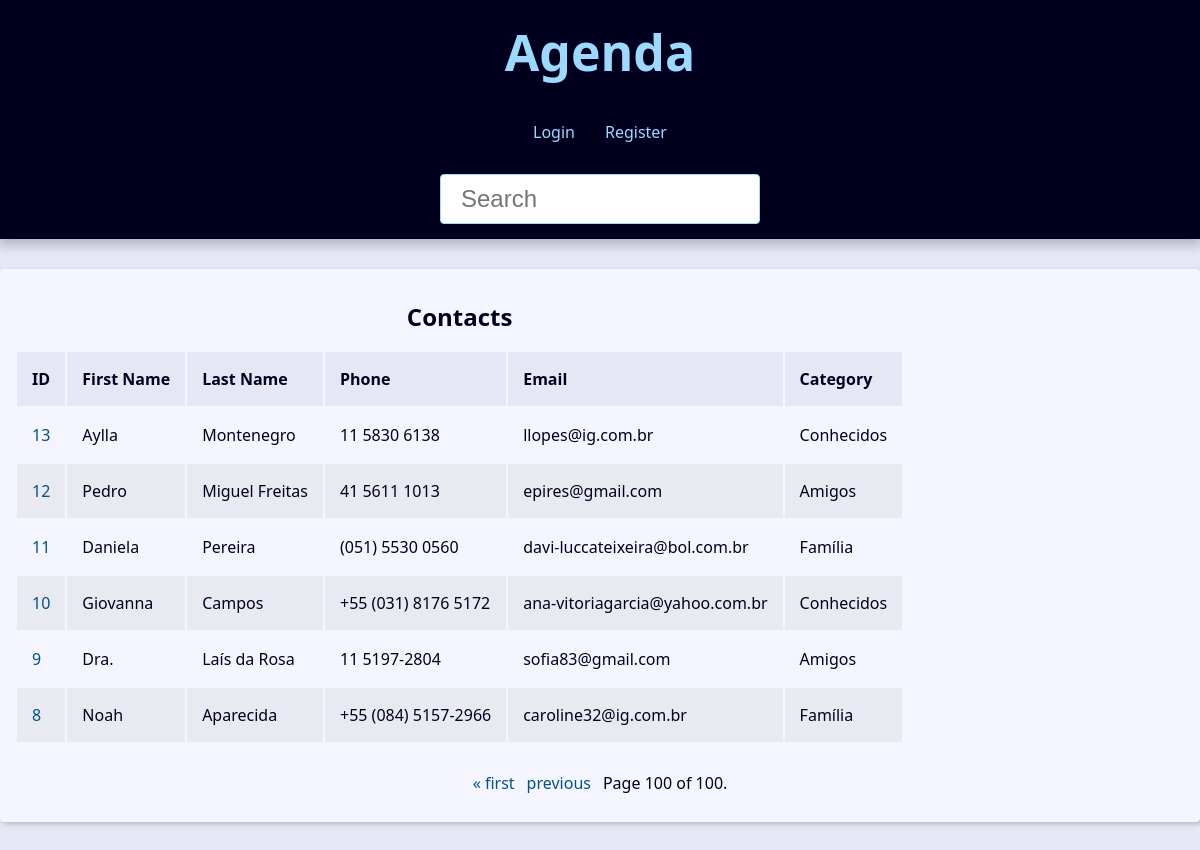
Page /?page=100&q= on the committed database.
### contact/models.py (models this page shows, shortened)
class Contact(models.Model):
    first_name = models.CharField(max_length=50)
    last_name = models.CharField(max_length=50, blank=True)
    phone = models.CharField(max_length=30)
    email = models.EmailField(max_length=254, blank=True)
    created_date = models.DateTimeField(default=timezone.now)
    description = models.TextField(blank=True)
    show = models.BooleanField(default=True)
    picture = models.ImageField(blank=True, upload_to='pictures/%Y/%m/')
    category = models.ForeignKey(
        Category, on_delete=models.SET_NULL,
        blank=True,
        null=True
        )
    owner = models.ForeignKey(
        User, on_delete=models.SET_NULL,
        blank=True,
        null=True
        )

class Category(models.Model):
    class Meta:
        verbose_name = 'Category'
        verbose_name_plural = 'Categories'
    name = models.CharField(max_length=50)
    def __str__(self) -> str:
        return self.name

### contact/views/contact_views.py (the view)
# urls.py: path('', views.index, name='index'),
def index(request):
    contacts = Contact.objects.filter(show=True).order_by('-id')
    paginator = Paginator(contacts, 10)
    page_number = request.GET.get("page")
    page_obj = paginator.get_page(page_number)
    context = {
        'page_obj': page_obj,
        'site_title': 'Contatos - ',
    }
    return render(
        request,
        'contact/index.html',
        context
    )

### contact/templates/contact/index.html
{% extends "global/base.html" %}
{% block content%}
{% if page_obj %}
    <div class='responsive-table'>
        <table class='contacts table'>
            <caption class='table-caption'>
                Contacts
            </caption>
            <thead>
                <tr class='table-row table-row-header'>
                    <th class='table-header'> ID </th>
                    <th class='table-header'> First Name </th>
                    <th class='table-header'> Last Name </th>
                    <th class='table-header'> Phone </th>
                    <th class='table-header'> Email </th>
                    <th class='table-header'> Category </th>
                </tr>
            </thead>
            <tbody>
                {% for contact in page_obj %}
                    <tr class='table-row'>
                        <td class='table-cel'>
                            <a class='table-link'
                             href='{% url "contact:contact" contact.id %}'>
                             {{ contact.id }}
                            </a>
                        </td>
                        <td class='table-cel'>
                            {{ contact.first_name }}
                        </td>
                        <td class='table-cel'>
                            {{ contact.last_name }}
                        </td>
                        <td class='table-cel'>
                            {{ contact.phone }}
                        </td>
                        <td class='table-cel'>
                            {{ contact.email }}
                        </td>
                       <td class='table-cel'>
                            {{ contact.category }}
                        </td>
                    </tr>
                {% endfor %}
            </tbody>
        </table>
    </div>
{% else %}
<div class='single-contact'>
    <h1 class='single-contact-name'>
      Nenhum contato encontrado!
    </h1>
</div>
{% endif %}
{% endblock content    %}

### base_static/global/css/style.css (style rules this page uses)
:root { --spacing: 1.5rem; --link-dark-color: rgb(0, 83, 134); --link-light-color: rgb(156, 217, 255); --clr-white: rgb(245, 245, 255); --clr-black: rgb(0, 0, 30); --clr-light-gray: rgb(230, 230, 245); --clr-dark-shadow-5: rgba(0, 0, 10, 5%); --clr-dark-shadow-10: rgba(0, 0, 10, 10%); --clr-dark-shadow-20: rgba(0, 0, 10, 20%); --clr-light-shadow-5: rgba(200, 200, 255, 5%); --clr-light-shadow-10: rgba(200, 200, 255, 10%); --clr-light-shadow-20: rgba(200, 200, 255, 20%); --main-page-width: 120rem; --table-min-width: 60rem; --biggest-font-size: 5rem; --bigger-font-size: 4rem; --big-font-size: 3.2rem; --medium-font-size: 2.4rem; --small-font-size: 1.6rem; --smaller-font-size: 1.4rem; --smallest-font-size: 1.2rem; --transition-fast: 300ms; --transition-medium: 600ms; --transition-slow: 1s; --default-border-radius: 4px; }
*, *::before, *::after { margin: 0; padding: 0; box-sizing: border-box; }
html { font-size: 62.5%; }
body { font-family: system-ui, -apple-system, BlinkMacSystemFont, 'Segoe UI', Roboto, Oxygen, Ubuntu, Cantarell, 'Open Sans', 'Helvetica Neue', sans-serif; line-height: 1.5; font-size: var(--small-font-size); color: var(--clr-black); -webkit-font-smoothing: antialiased; background: var(--clr-light-gray); }
.responsive-table { width: 100%; overflow-x: auto; }
.table-caption { font-size: var(--medium-font-size); font-weight: bold; padding: var(--spacing); }
.table-row { text-align: left; text-overflow: ellipsis; transition: background-color var(--transition-fast) ease-in-out; }
.table-row:nth-of-type(2n) { background: var(--clr-dark-shadow-5); }
.table-row-header { background: var(--clr-light-gray); color: var(--clr-black); }
.table-cel, .table-header { padding: var(--spacing); }
.table-link { color: var(--link-dark-color); transition: color var(--transition-fast) ease-in-out; text-decoration: none; }

### rows in the picture
Contact: id "13", first_name "Aylla", last_name "Montenegro", phone "11 5830 6138", email "llopes@ig.com.br", category "Conhecidos"
Contact: id "12", first_name "Pedro", last_name "Miguel Freitas", phone "41 5611 1013", email "epires@gmail.com", category "Amigos"
Contact: id "11", first_name "Daniela", last_name "Pereira", phone "(051) 5530 0560", email "davi-luccateixeira@bol.com.br", category "Família"
Contact: id "10", first_name "Giovanna", last_name "Campos", phone "+55 (031) 8176 5172", email "ana-vitoriagarcia@yahoo.com.br", category "Conhecidos"
Contact: id "9", first_name "Dra.", last_name "Laís da Rosa", phone "11 5197-2804", email "sofia83@gmail.com", category "Amigos"
Contact: id "8", first_name "Noah", last_name "Aparecida", phone "+55 (084) 5157-2966", email "caroline32@ig.com.br", category "Família"

### other values in the picture
{{ page_obj.number }} "100"
{{ page_obj.paginator.num_pages }} "100"
